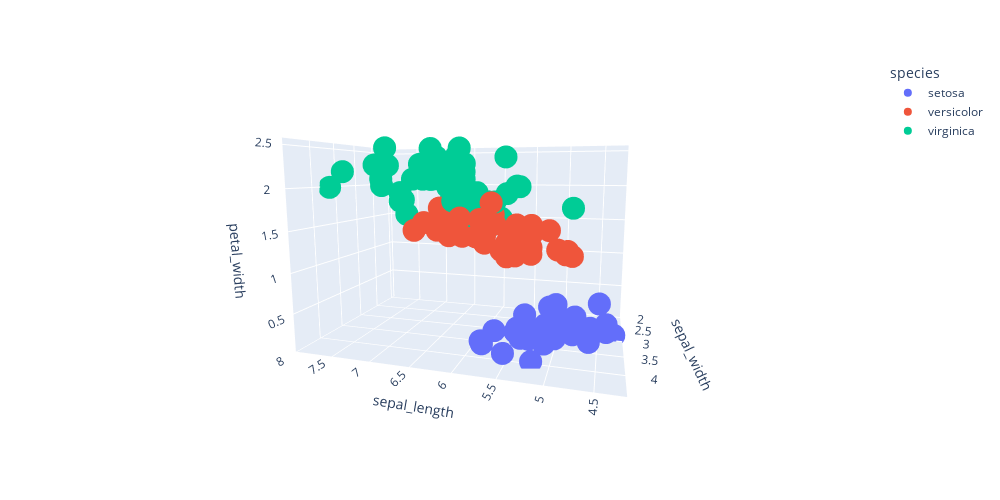

Notebook source saved alongside this figure:
### Markdown cell above
# Dimension!!!

## What is a dimension?
- Unique "directions" of your features.

## What is dimension reduction?
- Reducing dimensions to capture most information.

## Why is it useful?
- Sometimes there can be too many features.

### Code cell
# Configure Plotly to be rendered inline in the notebook.
df = px.data.iris()
fig = px.scatter_3d(
    df, 
    x='sepal_length', 
    y='sepal_width', 
    z='petal_width', 
    color='species',
    height=500,
    width=1000
)
fig.show()

### Figure 1 — Plotly figure (JSON) as saved in the notebook; plotly's stock layout.template omitted (floating-point values rounded to 4 significant figures)
{"data": [{"hovertemplate": "species=setosa<br>sepal_length=%{x}<br>sepal_width=%{y}<br>petal_width=%{z}<extra></extra>", "legendgroup": "setosa", "marker": {"color": "#636efa", "symbol": "circle"}, "mode": "markers", "name": "setosa", "scene": "scene", "showlegend": true, "type": "scatter3d", "x": [5.1, 4.9, 4.7, 4.6, 5, 5.4, 4.6, 5, 4.4, 4.9, 5.4, 4.8, 4.8, 4.3, 5.8, 5.7, 5.4, 5.1, 5.7, 5.1, 5.4, 5.1, 4.6, 5.1, 4.8, 5, 5, 5.2, 5.2, 4.7, 4.8, 5.4, 5.2, 5.5, 4.9, 5, 5.5, 4.9, 4.4, 5.1, 5, 4.5, 4.4, 5, 5.1, 4.8, 5.1, 4.6, 5.3, 5], "y": [3.5, 3, 3.2, 3.1, 3.6, 3.9, 3.4, 3.4, 2.9, 3.1, 3.7, 3.4, 3, 3, 4, 4.4, 3.9, 3.5, 3.8, 3.8, 3.4, 3.7, 3.6, 3.3, 3.4, 3, 3.4, 3.5, 3.4, 3.2, 3.1, 3.4, 4.1, 4.2, 3.1, 3.2, 3.5, 3.1, 3, 3.4, 3.5, 2.3, 3.2, 3.5, 3.8, 3, 3.8, 3.2, 3.7, 3.3], "z": [0.2, 0.2, 0.2, 0.2, 0.2, 0.4, 0.3, 0.2, 0.2, 0.1, 0.2, 0.2, 0.1, 0.1, 0.2, 0.4, 0.4, 0.3, 0.3, 0.3, 0.2, 0.4, 0.2, 0.5, 0.2, 0.2, 0.4, 0.2, 0.2, 0.2, 0.2, 0.4, 0.1, 0.2, 0.1, 0.2, 0.2, 0.1, 0.2, 0.2, 0.3, 0.3, 0.2, 0.6, 0.4, 0.3, 0.2, 0.2, 0.2, 0.2]}, {"hovertemplate": "species=versicolor<br>sepal_length=%{x}<br>sepal_width=%{y}<br>petal_width=%{z}<extra></extra>", "legendgroup": "versicolor", "marker": {"color": "#EF553B", "symbol": "circle"}, "mode": "markers", "name": "versicolor", "scene": "scene", "showlegend": true, "type": "scatter3d", "x": [7, 6.4, 6.9, 5.5, 6.5, 5.7, 6.3, 4.9, 6.6, 5.2, 5, 5.9, 6, 6.1, 5.6, 6.7, 5.6, 5.8, 6.2, 5.6, 5.9, 6.1, 6.3, 6.1, 6.4, 6.6, 6.8, 6.7, 6, 5.7, 5.5, 5.5, 5.8, 6, 5.4, 6, 6.7, 6.3, 5.6, 5.5, 5.5, 6.1, 5.8, 5, 5.6, 5.7, 5.7, 6.2, 5.1, 5.7], "y": [3.2, 3.2, 3.1, 2.3, 2.8, 2.8, 3.3, 2.4, 2.9, 2.7, 2, 3, 2.2, 2.9, 2.9, 3.1, 3, 2.7, 2.2, 2.5, 3.2, 2.8, 2.5, 2.8, 2.9, 3, 2.8, 3, 2.9, 2.6, 2.4, 2.4, 2.7, 2.7, 3, 3.4, 3.1, 2.3, 3, 2.5, 2.6, 3, 2.6, 2.3, 2.7, 3, 2.9, 2.9, 2.5, 2.8], "z": [1.4, 1.5, 1.5, 1.3, 1.5, 1.3, 1.6, 1, 1.3, 1.4, 1, 1.5, 1, 1.4, 1.3, 1.4, 1.5, 1, 1.5, 1.1, 1.8, 1.3, 1.5, 1.2, 1.3, 1.4, 1.4, 1.7, 1.5, 1, 1.1, 1, 1.2, 1.6, 1.5, 1.6, 1.5, 1.3, 1.3, 1.3, 1.2, 1.4, 1.2, 1, 1.3, 1.2, 1.3, 1.3, 1.1, 1.3]}, {"hovertemplate": "species=virginica<br>sepal_length=%{x}<br>sepal_width=%{y}<br>petal_width=%{z}<extra></extra>", "legendgroup": "virginica", "marker": {"color": "#00cc96", "symbol": "circle"}, "mode": "markers", "name": "virginica", "scene": "scene", "showlegend": true, "type": "scatter3d", "x": [6.3, 5.8, 7.1, 6.3, 6.5, 7.6, 4.9, 7.3, 6.7, 7.2, 6.5, 6.4, 6.8, 5.7, 5.8, 6.4, 6.5, 7.7, 7.7, 6, 6.9, 5.6, 7.7, 6.3, 6.7, 7.2, 6.2, 6.1, 6.4, 7.2, 7.4, 7.9, 6.4, 6.3, 6.1, 7.7, 6.3, 6.4, 6, 6.9, 6.7, 6.9, 5.8, 6.8, 6.7, 6.7, 6.3, 6.5, 6.2, 5.9], "y": [3.3, 2.7, 3, 2.9, 3, 3, 2.5, 2.9, 2.5, 3.6, 3.2, 2.7, 3, 2.5, 2.8, 3.2, 3, 3.8, 2.6, 2.2, 3.2, 2.8, 2.8, 2.7, 3.3, 3.2, 2.8, 3, 2.8, 3, 2.8, 3.8, 2.8, 2.8, 2.6, 3, 3.4, 3.1, 3, 3.1, 3.1, 3.1, 2.7, 3.2, 3.3, 3, 2.5, 3, 3.4, 3], "z": [2.5, 1.9, 2.1, 1.8, 2.2, 2.1, 1.7, 1.8, 1.8, 2.5, 2, 1.9, 2.1, 2, 2.4, 2.3, 1.8, 2.2, 2.3, 1.5, 2.3, 2, 2, 1.8, 2.1, 1.8, 1.8, 1.8, 2.1, 1.6, 1.9, 2, 2.2, 1.5, 1.4, 2.3, 2.4, 1.8, 1.8, 2.1, 2.4, 2.3, 1.9, 2.3, 2.5, 2.3, 1.9, 2, 2.3, 1.8]}], "layout": {"height": 500, "legend": {"title": {"text": "species"}, "tracegroupgap": 0}, "margin": {"t": 60}, "scene": {"aspectmode": "auto", "aspectratio": {"x": 1.31, "y": 0.8736, "z": 0.8736}, "camera": {"center": {"x": 0, "y": 0, "z": 0}, "eye": {"x": -0.5593, "y": 1.875, "z": 0.2965}, "projection": {"type": "perspective"}, "up": {"x": -0.002176, "y": -4.9e-06, "z": 1.0}}, "domain": {"x": [0, 1], "y": [0, 1]}, "xaxis": {"title": {"text": "sepal_length"}, "type": "linear"}, "yaxis": {"title": {"text": "sepal_width"}, "type": "linear"}, "zaxis": {"title": {"text": "petal_width"}, "type": "linear"}}, "width": 1000}}
